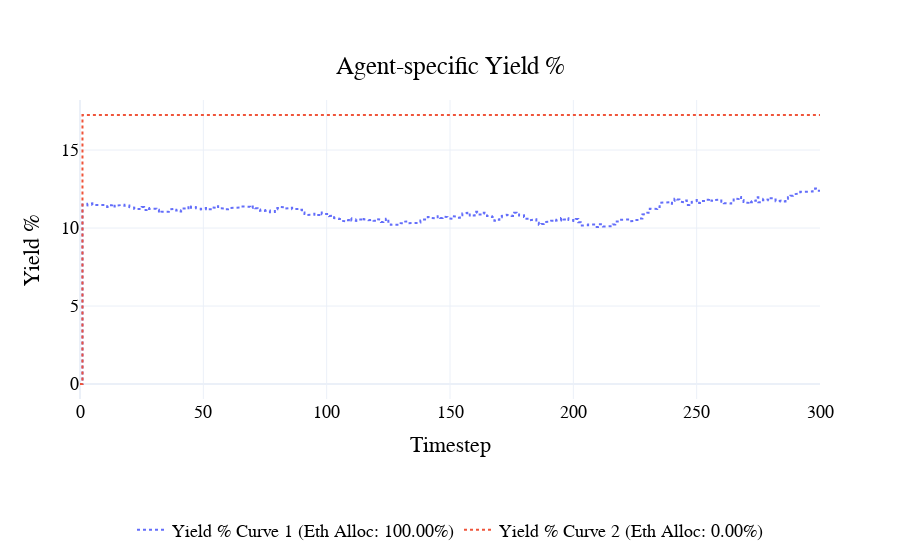

The notebook cell saved with this chart:
### Code cell
fig = visualizations.plot_yield_pct(
    df, init_agent_eth_alloc
)
pio.show(fig)

### Figure 1 — Plotly figure (JSON) as saved in the notebook; plotly's stock layout.template omitted (floating-point values rounded to 4 significant figures; data arrays with more than 128 entries replaced by an {"elided": "..."} marker saying what was removed)
{"data": [{"line": {"dash": "dot", "width": 2}, "name": "Yield % Curve 1 (Eth Alloc: 100.00%)", "type": "scatter", "x": {"elided": "2101 int values"}, "y": {"elided": "2101 float values"}}, {"line": {"dash": "dot", "width": 2}, "name": "Yield % Curve 2 (Eth Alloc: 0.00%)", "type": "scatter", "x": {"elided": "2101 int values"}, "y": {"elided": "2101 float values"}}], "layout": {"font": {"color": "black", "family": "Arial", "size": 18}, "hovermode": "x unified", "legend": {"orientation": "h", "x": 0.5, "xanchor": "center", "y": -0.5, "yanchor": "bottom"}, "paper_bgcolor": "rgba(255, 255, 255, 1)", "plot_bgcolor": "rgba(255, 255, 255, 1)", "title": {"text": "Agent-specific Yield %", "x": 0.5, "xanchor": "center", "y": 0.9, "yanchor": "top"}, "xaxis": {"title": {"text": "Timestep"}}, "yaxis": {"title": {"text": "Yield %"}}}}
